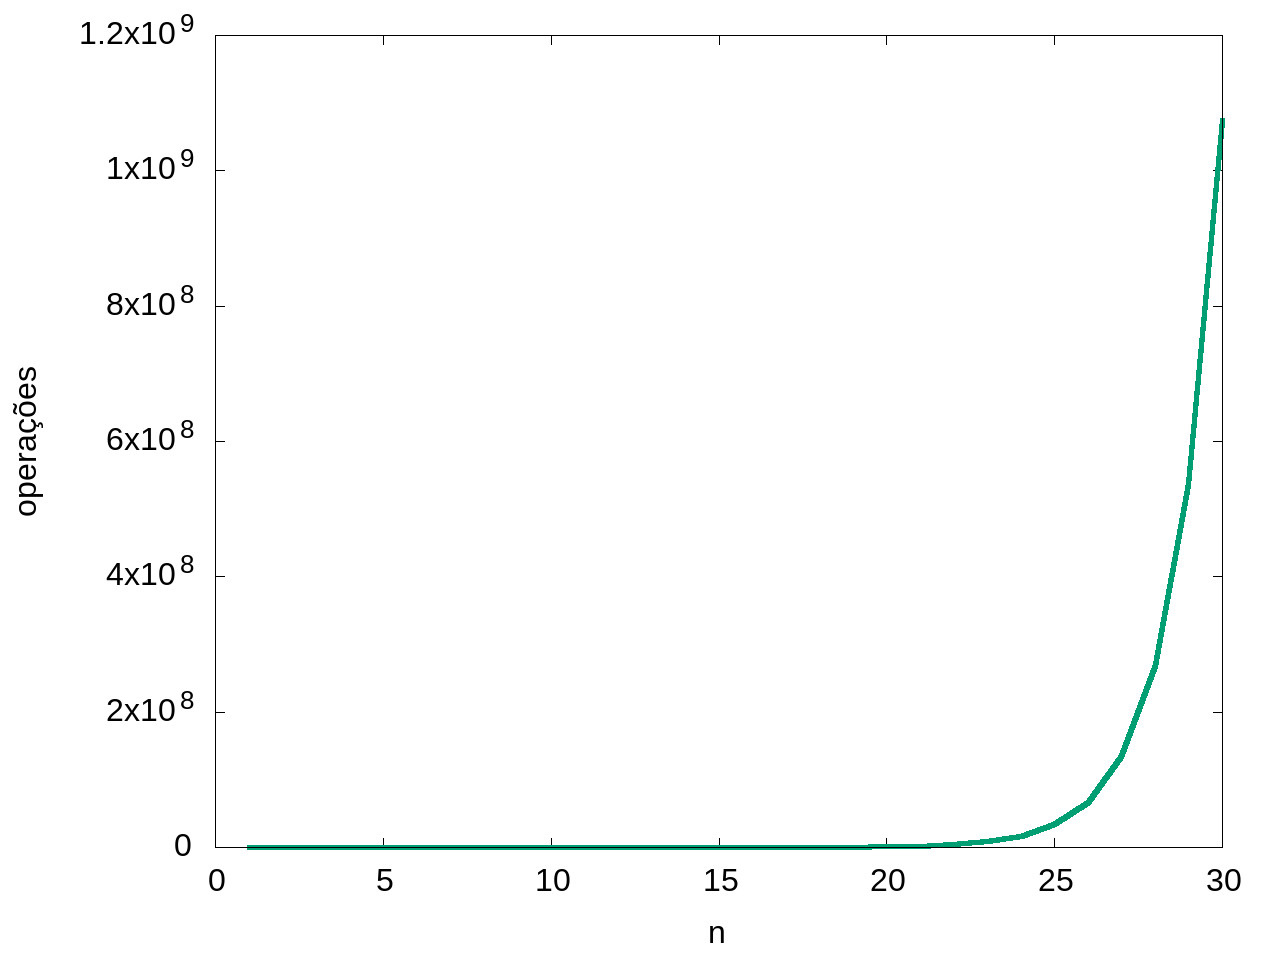

Source code (gnuplot):
set terminal jpeg enhanced size 1280,960 font "arial,24.0"
set output "exercicio03f.jpg"
set xlabel "n"
set ylabel "operações" 
plot "exercicio03f.txt" with lines lw 5 lt 2 notitle
